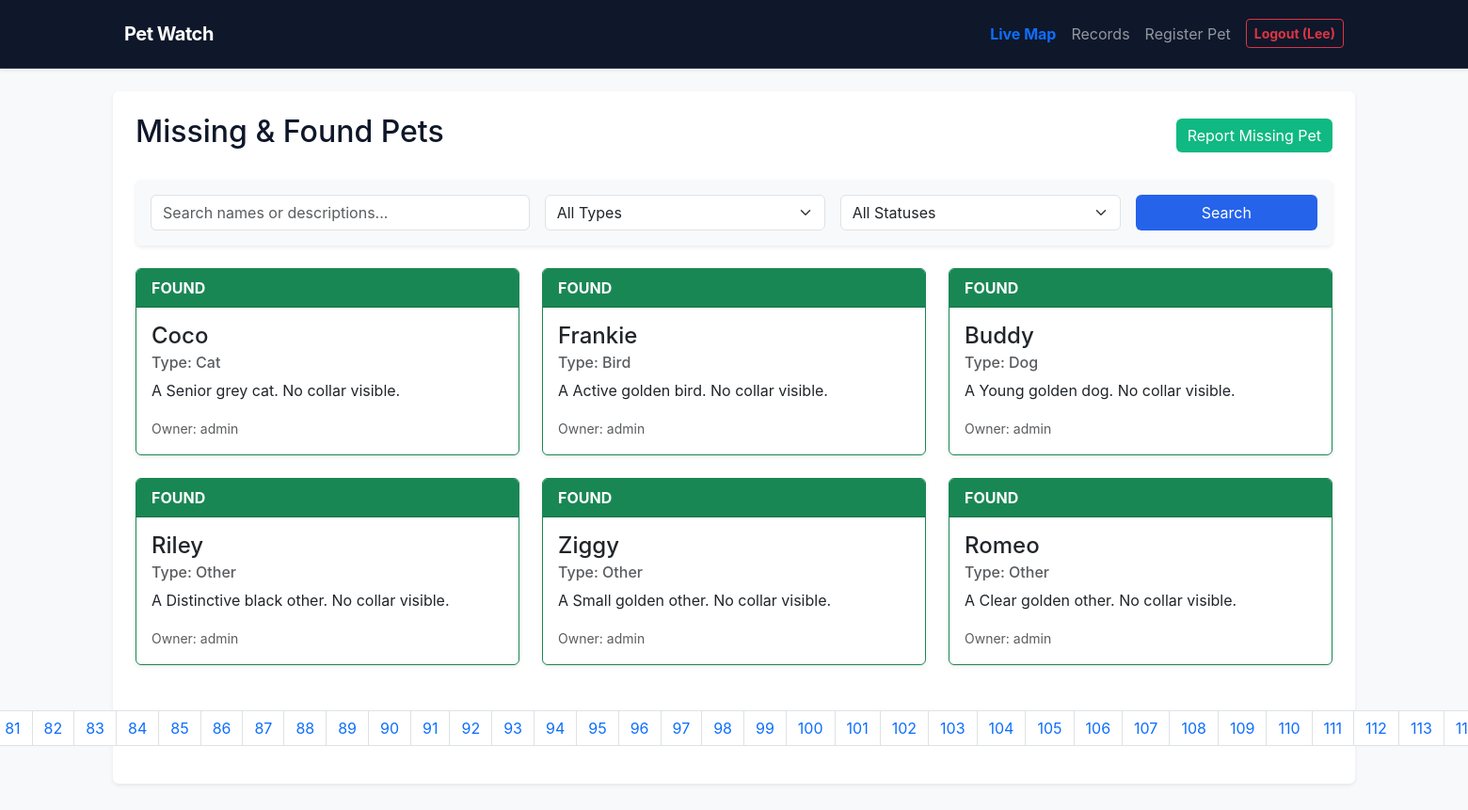
The app's page /index.php?controller=pet&action=index (signed in) with its own data.
### tables this page shows
CREATE TABLE users (
            id INTEGER PRIMARY KEY AUTOINCREMENT, username TEXT UNIQUE NOT NULL, password TEXT NOT NULL, role TEXT NOT NULL);

### controllers/PetController.php (called while the page is built, shortened)
<?php
require_once 'models/Pet.php';
class PetController {
    public function index() {
        $keyword = htmlspecialchars(trim($_GET['keyword'] ?? ''));
        $type = htmlspecialchars(trim($_GET['type'] ?? ''));
        $status = htmlspecialchars(trim($_GET['status'] ?? ''));
        $page = isset($_GET['page']) && is_numeric($_GET['page']) ? (int)$_GET['page'] : 1;
        $perPage = 6;
        $offset = ($page - 1) * $perPage;
        $totalPets = Pet::countSearch($keyword, $type, $status);
        $totalPages = ceil($totalPets / $perPage);
        $pets = Pet::search($keyword, $type, $status, $perPage, $offset);
        $queryString = http_build_query(['controller' => 'pet', 'action' => 'index', 'keyword' => $keyword, 'type' => $type, 'status' => $status]);
        require_once 'views/pets/index.phtml';
    }
}

### models/Pet.php (called while the page is built, shortened)
<?php
class Pet {
    public static function search($keyword = '', $type = '', $status = '', $limit = 6, $offset = 0) {
        $db = Database::connect();
        $sql = "SELECT pets.*, users.username as owner_name
                FROM pets
                JOIN users ON pets.owner_id = users.id
                WHERE 1=1";
        $params = [];
        $sql .= " ORDER BY pets.status ASC, pets.id DESC LIMIT :limit OFFSET :offset";
        $stmt = $db->prepare($sql);
        $stmt->bindValue(':limit', (int)$limit, PDO::PARAM_INT);
        $stmt->bindValue(':offset', (int)$offset, PDO::PARAM_INT);
        $stmt->execute();
        return $stmt->fetchAll();
    }
    public static function countSearch($keyword = '', $type = '', $status = '') {
        $db = Database::connect();
        $sql = "SELECT COUNT(*) as total FROM pets WHERE 1=1";
        $params = [];
        $stmt = $db->prepare($sql);
        $stmt->execute($params);
        $row = $stmt->fetch();
        return $row['total'];
    }
}

### views/pets/index.phtml (the view, shortened to what this page needs)
<?php require_once 'views/templates/header.phtml'; ?>
<div class="d-flex justify-content-between align-items-center mb-4">
    <h2>Missing & Found Pets</h2>
    <?php if(isset($_SESSION['user_id'])): ?>
        <a href="index.php?controller=pet&action=create" class="btn btn-success">Report Missing Pet</a>
    <?php endif; ?>
</div>
<div class="card shadow-sm mb-4 bg-light border-0">
    <div class="card-body">
        <form action="index.php" method="GET" class="row g-3">
            <div class="col-md-4">
                <input type="text" name="keyword" class="form-control" placeholder="Search names or descriptions..." value="<?= htmlspecialchars($keyword ?? '') ?>">
            </div>
            <div class="col-md-3">
                <select name="type" class="form-select">
                    <option value="">All Types</option>
                </select>
            </div>
            <div class="col-md-3">
                <select name="status" class="form-select">
                    <option value="">All Statuses</option>
                </select>
            </div>
            <div class="col-md-2 d-grid">
                <button type="submit" class="btn btn-primary">Search</button>
            </div>
        </form>
    </div>
</div>
<div class="row">
    <?php if (empty($pets)): ?>
        <div class="col-12 text-center py-5">
            <h4 class="text-muted">No pets found matching your criteria.</h4>
            <a href="index.php?controller=pet&action=index" class="btn btn-outline-secondary mt-2">Clear Filters</a>
        </div>
    <?php else: ?>
        <?php foreach ($pets as $pet): ?>
            <div class="col-md-4 mb-4">
                <div class="card h-100 shadow-sm border-<?= $pet['status'] === 'missing' ? 'danger' : 'success' ?>">
                    <div class="card-header bg-<?= $pet['status'] === 'missing' ? 'danger' : 'success' ?> text-white text-uppercase fw-bold">
                        <?= htmlspecialchars($pet['status']) ?>
                    </div>
                    <div class="card-body">
                        <h4 class="card-title"><?= htmlspecialchars($pet['name']) ?></h4>
                        <h6 class="card-subtitle mb-2 text-muted">Type: <?= htmlspecialchars($pet['type']) ?></h6>
                        <p class="card-text"><?= nl2br(htmlspecialchars($pet['description'])) ?></p>
                        <small class="text-muted">Owner: <?= htmlspecialchars($pet['owner_name']) ?></small>
                    </div>
                </div>
            </div>
        <?php endforeach; ?>
    <?php endif; ?>
</div>
<?php if (isset($totalPages) && $totalPages > 1): ?>
    <nav aria-label="Pet pagination" class="mt-4">
        <ul class="pagination justify-content-center">
            <?php for ($i = 1; $i <= $totalPages; $i++): ?>
                <li class="page-item <?= ($page == $i) ? 'active' : '' ?>">
                    <a class="page-link" href="index.php?<?= $queryString ?>&page=<?= $i ?>"><?= $i ?></a>
                </li>
            <?php endfor; ?>
        </ul>
    </nav>
<?php endif; ?>
<?php require_once 'views/templates/footer.phtml'; ?>

### css/style.css (style rules this page uses)
body { font-family: 'Inter', system-ui, -apple-system, sans-serif; background-color: var(--light); color: var(--dark); line-height: 1.5; }
.btn-primary { background-color: var(--primary); border: none; }
.btn-success { background-color: var(--success); border: none; }

### records on screen
users: status "FOUND", name "Coco", type "Cat", description "A Senior grey cat. No collar visible.", username "admin", name "Frankie", type "Bird", description "A Active golden bird. No collar visible.", name "Buddy", type "Dog", description "A Young golden dog. No collar visible.", name "Riley", type "Other", description "A Distinctive black other. No collar visible.", name "Ziggy", description "A Small golden other. No collar visible.", name "Romeo", description "A Clear golden other. No collar visible."

### other values on screen
$_SESSION['username'] "Lee"
